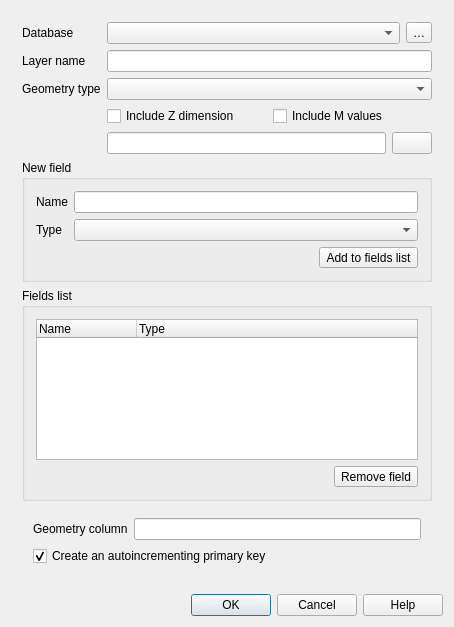
<?xml version="1.0" encoding="UTF-8"?>
<ui version="4.0">
 <class>QgsNewSpatialiteLayerDialogBase</class>
 <widget class="QDialog" name="QgsNewSpatialiteLayerDialogBase">
  <property name="geometry">
   <rect>
    <x>0</x>
    <y>0</y>
    <width>454</width>
    <height>627</height>
   </rect>
  </property>
  <property name="sizePolicy">
   <sizepolicy hsizetype="Preferred" vsizetype="Preferred">
    <horstretch>0</horstretch>
    <verstretch>0</verstretch>
   </sizepolicy>
  </property>
  <property name="minimumSize">
   <size>
    <width>351</width>
    <height>0</height>
   </size>
  </property>
  <property name="maximumSize">
   <size>
    <width>16777215</width>
    <height>16777215</height>
   </size>
  </property>
  <property name="windowTitle">
   <string>New SpatiaLite Layer</string>
  </property>
  <property name="modal">
   <bool>true</bool>
  </property>
  <layout class="QGridLayout" name="gridLayout_4">
   <item row="0" column="0">
    <widget class="QgsScrollArea" name="scrollArea">
     <property name="frameShape">
      <enum>QFrame::NoFrame</enum>
     </property>
     <property name="frameShadow">
      <enum>QFrame::Plain</enum>
     </property>
     <property name="widgetResizable">
      <bool>true</bool>
     </property>
     <widget class="QWidget" name="scrollAreaWidgetContents">
      <property name="geometry">
       <rect>
        <x>0</x>
        <y>0</y>
        <width>444</width>
        <height>560</height>
       </rect>
      </property>
      <layout class="QGridLayout" name="gridLayout_5">
       <item row="0" column="0">
        <widget class="QLabel" name="mFileFormatLabel">
         <property name="enabled">
          <bool>true</bool>
         </property>
         <property name="text">
          <string>Database</string>
         </property>
         <property name="buddy">
          <cstring>mDatabaseComboBox</cstring>
         </property>
        </widget>
       </item>
       <item row="0" column="1">
        <widget class="QComboBox" name="mDatabaseComboBox">
         <property name="enabled">
          <bool>true</bool>
         </property>
         <property name="sizePolicy">
          <sizepolicy hsizetype="Expanding" vsizetype="Fixed">
           <horstretch>0</horstretch>
           <verstretch>0</verstretch>
          </sizepolicy>
         </property>
        </widget>
       </item>
       <item row="0" column="2">
        <widget class="QToolButton" name="toolButtonNewDatabase">
         <property name="toolTip">
          <string>Create a new SpatiaLite database</string>
         </property>
         <property name="text">
          <string>…</string>
         </property>
        </widget>
       </item>
       <item row="1" column="0">
        <widget class="QLabel" name="label1">
         <property name="text">
          <string>Layer name</string>
         </property>
         <property name="buddy">
          <cstring>leLayerName</cstring>
         </property>
        </widget>
       </item>
       <item row="1" column="1" colspan="2">
        <widget class="QLineEdit" name="leLayerName">
         <property name="sizePolicy">
          <sizepolicy hsizetype="Expanding" vsizetype="Fixed">
           <horstretch>0</horstretch>
           <verstretch>0</verstretch>
          </sizepolicy>
         </property>
         <property name="toolTip">
          <string>Name for the new layer</string>
         </property>
        </widget>
       </item>
       <item row="2" column="0">
        <widget class="QLabel" name="label">
         <property name="text">
          <string>Geometry type</string>
         </property>
         <property name="buddy">
          <cstring>mGeometryTypeBox</cstring>
         </property>
        </widget>
       </item>
       <item row="2" column="1" colspan="2">
        <widget class="QComboBox" name="mGeometryTypeBox">
         <property name="enabled">
          <bool>true</bool>
         </property>
         <property name="sizePolicy">
          <sizepolicy hsizetype="Expanding" vsizetype="Fixed">
           <horstretch>0</horstretch>
           <verstretch>0</verstretch>
          </sizepolicy>
         </property>
         <property name="toolTip">
          <string>&lt;html&gt;&lt;head/&gt;&lt;body&gt;&lt;p&gt;Geometry type&lt;/p&gt;&lt;/body&gt;&lt;/html&gt;</string>
         </property>
        </widget>
       </item>
       <item row="3" column="1" colspan="2">
        <layout class="QHBoxLayout" name="horizontalLayout_2">
         <item>
          <widget class="QCheckBox" name="mGeometryWithZCheckBox">
           <property name="text">
            <string>Include Z dimension</string>
           </property>
          </widget>
         </item>
         <item>
          <widget class="QCheckBox" name="mGeometryWithMCheckBox">
           <property name="text">
            <string>Include M values</string>
           </property>
          </widget>
         </item>
        </layout>
       </item>
       <item row="4" column="1" colspan="2">
        <layout class="QHBoxLayout" name="horizontalLayout_3">
         <item>
          <widget class="QLineEdit" name="leSRID">
           <property name="toolTip">
            <string>Spatial Reference Id</string>
           </property>
           <property name="readOnly">
            <bool>true</bool>
           </property>
          </widget>
         </item>
         <item>
          <widget class="QPushButton" name="pbnFindSRID">
           <property name="sizePolicy">
            <sizepolicy hsizetype="Minimum" vsizetype="Fixed">
             <horstretch>0</horstretch>
             <verstretch>0</verstretch>
            </sizepolicy>
           </property>
           <property name="toolTip">
            <string>Specify the coordinate reference system of the layer's geometry.</string>
           </property>
           <property name="whatsThis">
            <string>Specify the coordinate reference system of the layer's geometry.</string>
           </property>
           <property name="icon">
            <iconset resource="../../images/images.qrc">
             <normaloff>:/images/themes/default/mActionSetProjection.svg</normaloff>:/images/themes/default/mActionSetProjection.svg</iconset>
           </property>
          </widget>
         </item>
        </layout>
       </item>
       <item row="5" column="0" colspan="3">
        <widget class="QGroupBox" name="groupBox1">
         <property name="title">
          <string>New field</string>
         </property>
         <layout class="QGridLayout" name="gridLayout_7">
          <item row="0" column="0">
           <widget class="QLabel" name="textLabel1">
            <property name="sizePolicy">
             <sizepolicy hsizetype="Fixed" vsizetype="Preferred">
              <horstretch>0</horstretch>
              <verstretch>0</verstretch>
             </sizepolicy>
            </property>
            <property name="text">
             <string>Name</string>
            </property>
            <property name="buddy">
             <cstring>mNameEdit</cstring>
            </property>
           </widget>
          </item>
          <item row="0" column="1" colspan="2">
           <widget class="QLineEdit" name="mNameEdit">
            <property name="sizePolicy">
             <sizepolicy hsizetype="Expanding" vsizetype="Fixed">
              <horstretch>0</horstretch>
              <verstretch>0</verstretch>
             </sizepolicy>
            </property>
            <property name="toolTip">
             <string>A field name</string>
            </property>
           </widget>
          </item>
          <item row="1" column="0">
           <widget class="QLabel" name="textLabel2">
            <property name="sizePolicy">
             <sizepolicy hsizetype="Fixed" vsizetype="Preferred">
              <horstretch>0</horstretch>
              <verstretch>0</verstretch>
             </sizepolicy>
            </property>
            <property name="text">
             <string>Type</string>
            </property>
            <property name="buddy">
             <cstring>mTypeBox</cstring>
            </property>
           </widget>
          </item>
          <item row="1" column="1" colspan="2">
           <widget class="QComboBox" name="mTypeBox">
            <property name="sizePolicy">
             <sizepolicy hsizetype="Expanding" vsizetype="Fixed">
              <horstretch>0</horstretch>
              <verstretch>0</verstretch>
             </sizepolicy>
            </property>
           </widget>
          </item>
          <item row="2" column="2">
           <widget class="QToolButton" name="mAddAttributeButton">
            <property name="sizePolicy">
             <sizepolicy hsizetype="Fixed" vsizetype="Fixed">
              <horstretch>0</horstretch>
              <verstretch>0</verstretch>
             </sizepolicy>
            </property>
            <property name="toolTip">
             <string>Add field to list</string>
            </property>
            <property name="layoutDirection">
             <enum>Qt::LeftToRight</enum>
            </property>
            <property name="text">
             <string>Add to fields list</string>
            </property>
            <property name="icon">
             <iconset resource="../../images/images.qrc">
              <normaloff>:/images/themes/default/mActionNewAttribute.svg</normaloff>:/images/themes/default/mActionNewAttribute.svg</iconset>
            </property>
            <property name="toolButtonStyle">
             <enum>Qt::ToolButtonTextBesideIcon</enum>
            </property>
           </widget>
          </item>
          <item row="2" column="0" colspan="2">
           <spacer name="horizontalSpacer">
            <property name="orientation">
             <enum>Qt::Horizontal</enum>
            </property>
            <property name="sizeHint" stdset="0">
             <size>
              <width>40</width>
              <height>20</height>
             </size>
            </property>
           </spacer>
          </item>
         </layout>
        </widget>
       </item>
       <item row="6" column="0" colspan="3">
        <widget class="QGroupBox" name="groupBox_2">
         <property name="title">
          <string>Fields list</string>
         </property>
         <layout class="QGridLayout" name="gridLayout_3">
          <item row="1" column="0" colspan="3">
           <widget class="QTreeWidget" name="mAttributeView">
            <property name="sizePolicy">
             <sizepolicy hsizetype="Preferred" vsizetype="Expanding">
              <horstretch>0</horstretch>
              <verstretch>0</verstretch>
             </sizepolicy>
            </property>
            <property name="alternatingRowColors">
             <bool>true</bool>
            </property>
            <property name="rootIsDecorated">
             <bool>false</bool>
            </property>
            <property name="columnCount">
             <number>2</number>
            </property>
            <column>
             <property name="text">
              <string>Name</string>
             </property>
            </column>
            <column>
             <property name="text">
              <string>Type</string>
             </property>
            </column>
           </widget>
          </item>
          <item row="2" column="0">
           <spacer name="horizontalSpacer_2">
            <property name="orientation">
             <enum>Qt::Horizontal</enum>
            </property>
            <property name="sizeHint" stdset="0">
             <size>
              <width>40</width>
              <height>20</height>
             </size>
            </property>
           </spacer>
          </item>
          <item row="2" column="1" colspan="2">
           <widget class="QToolButton" name="mRemoveAttributeButton">
            <property name="sizePolicy">
             <sizepolicy hsizetype="Fixed" vsizetype="Fixed">
              <horstretch>0</horstretch>
              <verstretch>0</verstretch>
             </sizepolicy>
            </property>
            <property name="toolTip">
             <string>Delete selected field</string>
            </property>
            <property name="text">
             <string>Remove field</string>
            </property>
            <property name="icon">
             <iconset resource="../../images/images.qrc">
              <normaloff>:/images/themes/default/mActionDeleteAttribute.svg</normaloff>:/images/themes/default/mActionDeleteAttribute.svg</iconset>
            </property>
            <property name="toolButtonStyle">
             <enum>Qt::ToolButtonTextBesideIcon</enum>
            </property>
           </widget>
          </item>
         </layout>
        </widget>
       </item>
       <item row="7" column="0" colspan="3">
        <widget class="QgsCollapsibleGroupBox" name="groupBox" native="true">
         <property name="title" stdset="0">
          <string>Advanced options</string>
         </property>
         <property name="collapsed" stdset="0">
          <bool>true</bool>
         </property>
         <layout class="QGridLayout" name="gridLayout_6">
          <item row="0" column="0">
           <widget class="QLabel" name="label_2">
            <property name="text">
             <string>Geometry column</string>
            </property>
            <property name="buddy">
             <cstring>leGeometryColumn</cstring>
            </property>
           </widget>
          </item>
          <item row="0" column="1">
           <widget class="QLineEdit" name="leGeometryColumn">
            <property name="sizePolicy">
             <sizepolicy hsizetype="Expanding" vsizetype="Fixed">
              <horstretch>0</horstretch>
              <verstretch>0</verstretch>
             </sizepolicy>
            </property>
            <property name="toolTip">
             <string>Name for the new layer</string>
            </property>
           </widget>
          </item>
          <item row="1" column="0" colspan="2">
           <widget class="QCheckBox" name="checkBoxPrimaryKey">
            <property name="toolTip">
             <string>Add an integer id field as the primary key for the new layer</string>
            </property>
            <property name="text">
             <string>Create an autoincrementing primary key</string>
            </property>
            <property name="checked">
             <bool>true</bool>
            </property>
           </widget>
          </item>
         </layout>
        </widget>
       </item>
      </layout>
     </widget>
    </widget>
   </item>
   <item row="9" column="0">
    <widget class="QDialogButtonBox" name="buttonBox">
     <property name="orientation">
      <enum>Qt::Horizontal</enum>
     </property>
     <property name="standardButtons">
      <set>QDialogButtonBox::Cancel|QDialogButtonBox::Help|QDialogButtonBox::Ok</set>
     </property>
    </widget>
   </item>
  </layout>
 </widget>
 <layoutdefault spacing="6" margin="11"/>
 <customwidgets>
  <customwidget>
   <class>QgsScrollArea</class>
   <extends>QScrollArea</extends>
   <header>qgsscrollarea.h</header>
   <container>1</container>
  </customwidget>
  <customwidget>
   <class>QgsCollapsibleGroupBox</class>
   <extends>QWidget</extends>
   <header>qgscollapsiblegroupbox.h</header>
   <container>1</container>
  </customwidget>
 </customwidgets>
 <tabstops>
  <tabstop>scrollArea</tabstop>
  <tabstop>mDatabaseComboBox</tabstop>
  <tabstop>toolButtonNewDatabase</tabstop>
  <tabstop>leLayerName</tabstop>
  <tabstop>mGeometryTypeBox</tabstop>
  <tabstop>mGeometryWithZCheckBox</tabstop>
  <tabstop>mGeometryWithMCheckBox</tabstop>
  <tabstop>leSRID</tabstop>
  <tabstop>pbnFindSRID</tabstop>
  <tabstop>mNameEdit</tabstop>
  <tabstop>mTypeBox</tabstop>
  <tabstop>mAddAttributeButton</tabstop>
  <tabstop>mAttributeView</tabstop>
  <tabstop>mRemoveAttributeButton</tabstop>
  <tabstop>leGeometryColumn</tabstop>
  <tabstop>checkBoxPrimaryKey</tabstop>
 </tabstops>
 <resources>
  <include location="../../images/images.qrc"/>
 </resources>
 <connections>
  <connection>
   <sender>buttonBox</sender>
   <signal>rejected()</signal>
   <receiver>QgsNewSpatialiteLayerDialogBase</receiver>
   <slot>reject()</slot>
   <hints>
    <hint type="sourcelabel">
     <x>290</x>
     <y>585</y>
    </hint>
    <hint type="destinationlabel">
     <x>242</x>
     <y>308</y>
    </hint>
   </hints>
  </connection>
 </connections>
</ui>
